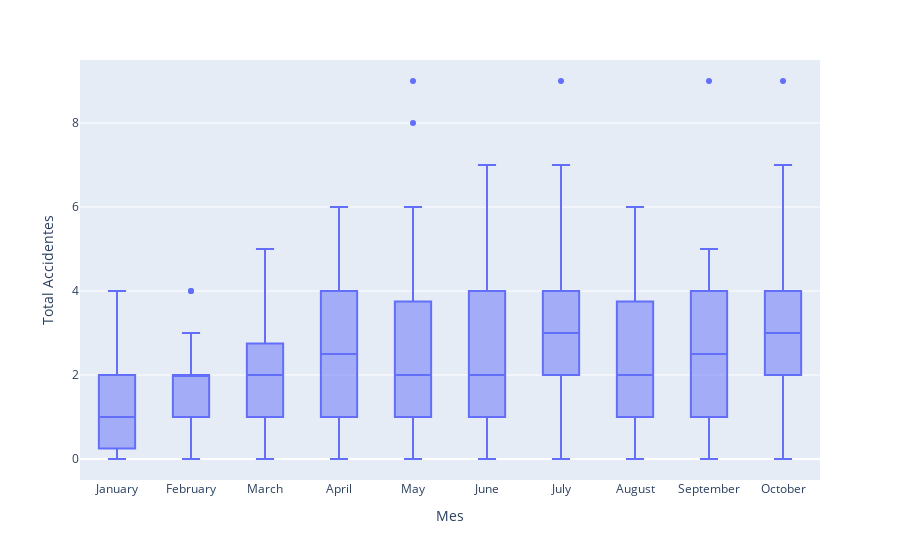

Here is the notebook cell this chart was saved with:
### Markdown cell above
- Distintas distribuciones por mes 

- Presencia de atípicos sobretodo en Mayo

### Code cell
accidentes_2023['mes'] = accidentes_2023.index.month_name()

mes_order = ['January', 'February', 'March', 'April', 'May', 'June', 'July', 'August', 'September', 'October','November','December']
accidentes_2023['mes'] = pd.Categorical(accidentes_2023['mes'], categories=mes_order, ordered=True)

# Plot

grouped_data = accidentes_2023.groupby('mes')['total_accidentes_clean'].sum().sort_index()

grouped_data


px.box(accidentes_2023, x='mes', y='total_accidentes_clean', labels={'mes': 'Mes', 'total_accidentes_clean': 'Total Accidentes'})

### Figure 1 — Plotly figure (JSON) as saved in the notebook; plotly's stock layout.template omitted (floating-point values rounded to 4 significant figures; data arrays with more than 128 entries replaced by an {"elided": "..."} marker saying what was removed)
{"data": [{"alignmentgroup": "True", "hovertemplate": "Mes=%{x}<br>Total Accidentes=%{y}<extra></extra>", "legendgroup": "", "marker": {"color": "#636efa"}, "name": "", "notched": false, "offsetgroup": "", "orientation": "v", "showlegend": false, "type": "box", "x": {"elided": "304 str values"}, "x0": " ", "xaxis": "x", "y": {"elided": "304 int values"}, "y0": " ", "yaxis": "y"}], "layout": {"boxmode": "group", "legend": {"tracegroupgap": 0}, "margin": {"t": 60}, "xaxis": {"anchor": "y", "domain": [0, 1], "title": {"text": "Mes"}}, "yaxis": {"anchor": "x", "domain": [0, 1], "title": {"text": "Total Accidentes"}}}}
